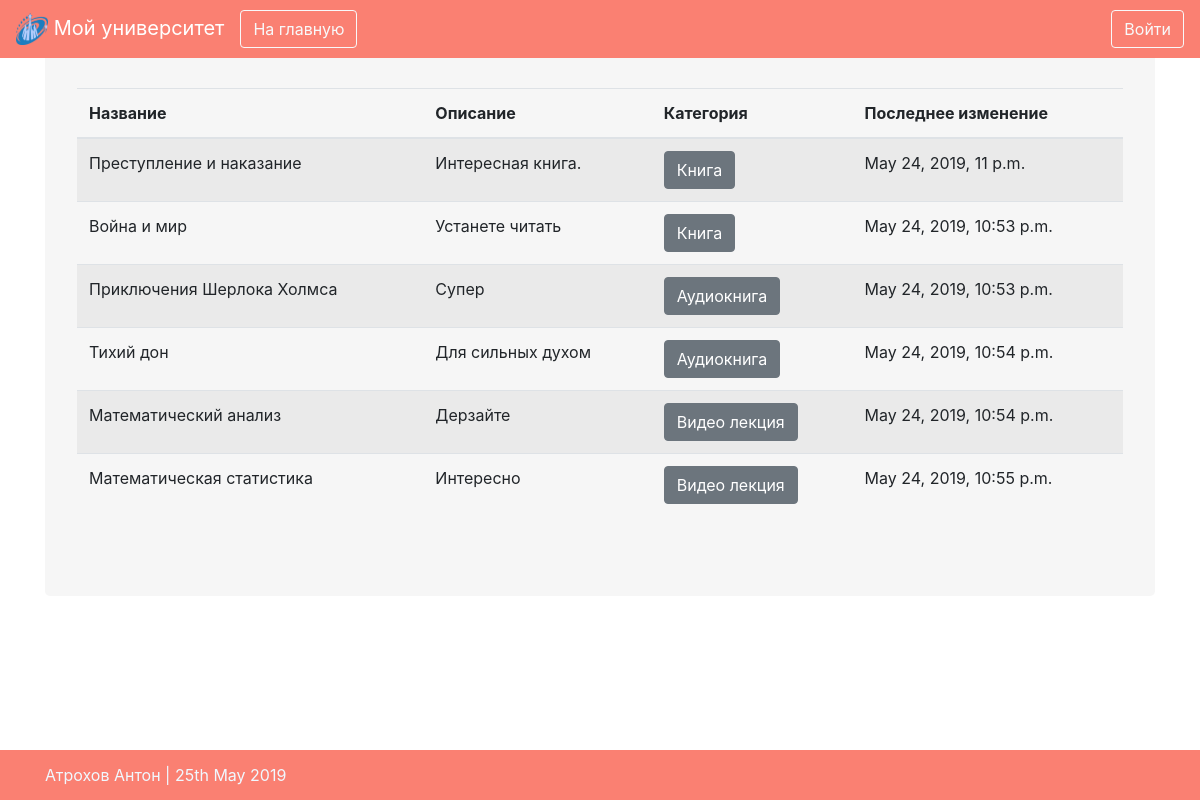
/Entities/, run on the app's committed database.
### BookStore/models.py (models this page shows, shortened)
class MotherEntity(models.Model):
    Id = models.UUIDField(primary_key=True, default=uuid.uuid4, editable=False)
    Title = models.CharField(max_length=100)
    Description = models.TextField()
    LastModifiedDateTime = models.DateTimeField(auto_now=True)
    Type = models.ForeignKey('EntityType', on_delete=models.CASCADE)

class EntityType(models.Model):
    Id = models.UUIDField(primary_key=True, default=uuid.uuid4, editable=False)
    TypeName = models.CharField(max_length=100)
    def __str__(self):
        return self.TypeName

### BookStore/views.py (the view)
# urls.py: path('Entities/', views.entities, name='entities'),
def entities(request):
    return render(request, 'entities.html', {'Entities': MotherEntity.objects.all()})

### templates/entities.html (shortened to what this page needs)
{% load static %}
<!DOCTYPE html>
<html lang="en">
<head>
    <link rel="stylesheet" href="{% static 'site.css' %}">
    <link rel="stylesheet" href="https://maxcdn.bootstrapcdn.com/bootstrap/4.0.0/css/bootstrap.min.css"
>
</head>
<body>
<div class="header">
    <nav class="navbar navbar-expand-lg navbar-dark bg-pink">
        <a class="navbar-brand" href="{{ request.scheme }}://{{ request.get_host }}">
            <img src="/static/logo.png" width="32" height="32" class="d-inline-block align-top" alt=""> Мой университет
        </a>
        <ul class="nav navbar-nav mr-auto">
            <li class="nav-item">
                <a class="btn btn-outline-light" href="{{ request.scheme }}://{{ request.get_host }}">На главную</a>
            </li>
        </ul>
        <div class="nav-item">
                <a class="btn btn-outline-light" href="{{ request.scheme }}://{{ request.get_host }}/admin">Войти</a>
        </div>
    </nav>
</div>
<div class="container">
    <br>
    <div style="background: rgba(242, 242, 242, 0.7) !important" class="jumbotron">
        <table class="table table-striped">
            <thead>
            <th scope="col">Название</th>
            <th scope="col">Описание</th>
            <th scope="col">Категория</th>
            <th scope="col">Последнее изменение</th>
            </thead>
            <tbody>
            {% for entity in Entities %}
                <tr>
                    <td>{{ entity.Title }}</td>
                    <td>{{ entity.Description }}</td>
                    <td><a class="btn btn-secondary" href="{{ request.scheme }}://{{ request.get_host }}/types/{{ entity.Type.Id }}">{{ entity.Type }}</a></td>
                    <td>{{ entity.LastModifiedDateTime }}</td>
                </tr>
            {% endfor %}
            </tbody>
        </table>
    </div>
</div>
<footer class="footer">
    <div class="container">
        <p class="text-muted">Атрохов Антон | {% now "jS F Y" %}</p>
    </div>
</footer>
</body>
</html>

### static/site.css (style rules this page uses)
body { background-image: url(background.jpg); background-position: center; background-repeat: no-repeat; background-size: cover; height: 100%; }
html { position: relative; min-height: 100%; }
.header { position: fixed; width: 100%; z-index: 9998; }
.jumbotron { background-color: #FA8072;!important; }
.footer { position: absolute; bottom: 0; width: 100%; height: 50px; line-height: 50px; background-color: #FA8072; }
.footer .container { padding-right: 15px; padding-left: 15px; padding-bottom: 0; }
.footer p { margin-bottom: 0; color: aliceblue !important; }
.bg-pink { background-color: #FA8072; }

### data on the page
MotherEntity: Title "Преступление и наказание", Description "Интересная книга.", Type "Книга", LastModifiedDateTime "May 24, 2019, 11 p.m."
MotherEntity: Title "Война и мир", Description "Устанете читать", Type "Книга", LastModifiedDateTime "May 24, 2019, 10:53 p.m."
MotherEntity: Title "Приключения Шерлока Холмса", Description "Супер", Type "Аудиокнига", LastModifiedDateTime "May 24, 2019, 10:53 p.m."
MotherEntity: Title "Тихий дон", Description "Для сильных духом", Type "Аудиокнига", LastModifiedDateTime "May 24, 2019, 10:54 p.m."
MotherEntity: Title "Математический анализ", Description "Дерзайте", Type "Видео лекция", LastModifiedDateTime "May 24, 2019, 10:54 p.m."
MotherEntity: Title "Математическая статистика", Description "Интересно", Type "Видео лекция", LastModifiedDateTime "May 24, 2019, 10:55 p.m."
